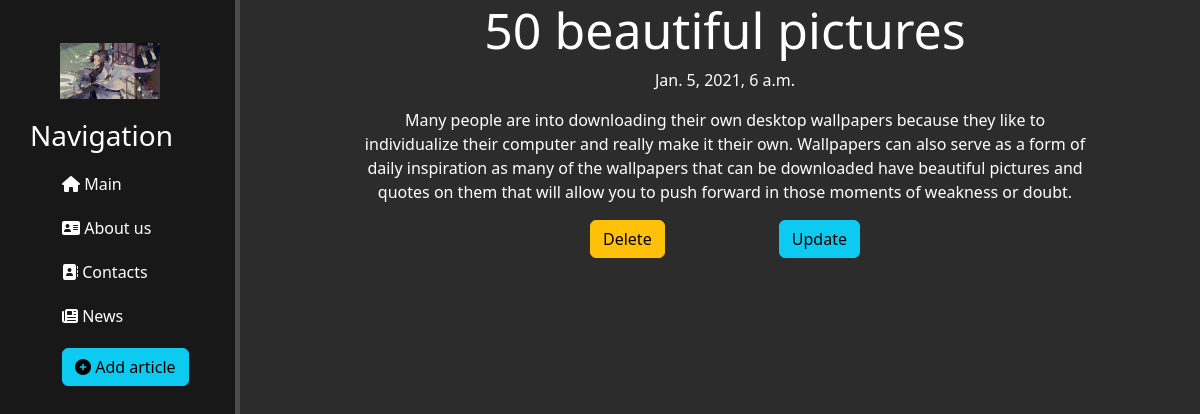
/news/5, run on the app's committed database.
### news/models.py (models this page shows, shortened)
class Articles(models.Model):
    title = models.CharField('Name', max_length=50, null=True)
    anons = models.CharField('Anons', max_length=250, null=True)
    full_text = models.TextField('List', null=True)
    date = models.DateTimeField('Date publications', null=True)
    class Meta:
        verbose_name = 'Article'
        verbose_name_plural = 'Articles'

### news/views.py (the view)
# urls.py: path('<int:pk>', views.NewsDetailView.as_view(), name='news-detail'),
class NewsDetailView(DetailView):
    model = Articles
    template_name = 'news/details_view.html'
    context_object_name = 'article'

### news/templates/news/details_view.html (shortened to what this page needs)
{% extends 'main/layout.html' %}
{% block content %}
    <div class="features">
        <h1 class="hh">{{ article.title }}</h1>
        <p class="p">{{ article.date }}</p>
        <p class="p">{{ article.full_text }}</p>
        <a href="{% url 'news-delete' article.id %}" class="btn btn-warning button">Delete</a>
        <a href="{% url 'news-update' article.id %}" class="btn btn-info button">Update</a>
    </div>
{% endblock %}

### main/static/main/css/main.css (style rules this page uses)
body { background: #2c2c2c; }
main .features { float: left; color: #fff; margin-left: 250px; margin-bottom: 30px; text-align: center; width: 70%; }
.hh { font-size: 50px; padding-left: 110px; }
.button { margin-left: 110px }
.p { padding-left: 110px }

### main/templates/main/layout.html (style rules this page uses)
a { text-decoration: none; }

### data on the page
Articles: date "Jan. 5, 2021, 6 a.m.", full_text "Many people are into downloading their own desktop wallpapers because they like to individualize their computer and really make it their own. Wallpapers can also serve as a form of daily inspiration as many of the wallpapers that can be downloaded have beautiful pictures and quotes on them that will allow you to push forward in those moments of weakness or doubt."
